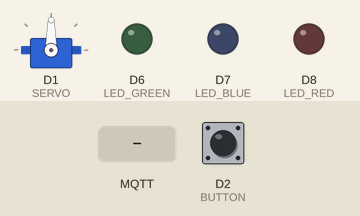
A sketch run on a simulated ESP8266 (NodeMCU). Parts: servo, output pins drawn as LEDs (lit = HIGH). Inputs (shaded band) come from the test bench; at power-on: D2 (BUTTON) HIGH. WiFi joins after 1.5 s; servers stay silent unless stated; no MQTT or app messages arrive unless stated; what the sketch prints to the serial monitor is not drawn.

Above: at 2.7 s.
2.8 s: MQTT message "1" arrives on the first subscribed topic
At 4.2 s:
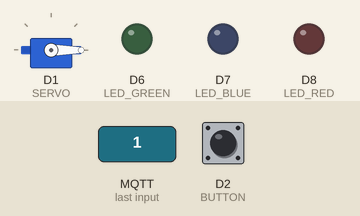
5.3 s: D2 (BUTTON) pulled LOW for 0.15 s
At 6.1 s:
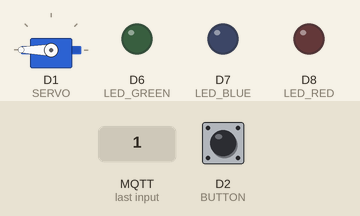
7.8 s: MQTT message "on" arrives on the first subscribed topic
At 8.4 s:
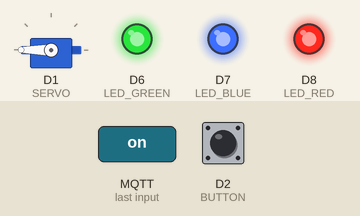
9.3 s: MQTT message "off" arrives on the first subscribed topic
At 11.5 s:
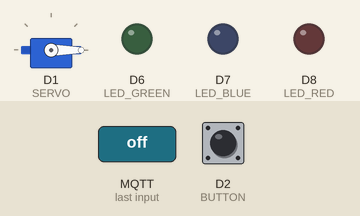
Timing chart, 0 to 11.8 s (numbered marks = the images above; inputs shaded):
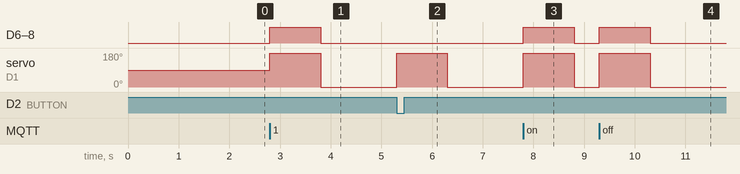

The sketch:

mqtt_esp8266.ino
```cpp
/*
 Basic ESP8266 MQTT example

 This sketch demonstrates the capabilities of the pubsub library in combination
 with the ESP8266 board/library.

 It connects to an MQTT server then:
  - publishes "hello world" to the topic "outTopic" every two seconds
  - subscribes to the topic "inTopic", printing out any messages
    it receives. NB - it assumes the received payloads are strings not binary
  - If the first character of the topic "inTopic" is an 1, switch ON the ESP Led,
    else switch it off

 It will reconnect to the server if the connection is lost using a blocking
 reconnect function. See the 'mqtt_reconnect_nonblocking' example for how to
 achieve the same result without blocking the main loop.

 To install the ESP8266 board, (using Arduino 1.6.4+):
  - Add the following 3rd party board manager under "File -> Preferences -> Additional Boards Manager URLs":
       http://arduino.esp8266.com/stable/package_esp8266com_index.json
  - Open the "Tools -> Board -> Board Manager" and click install for the ESP8266"
  - Select your ESP8266 in "Tools -> Board"

*/

#include <ESP8266WiFi.h>
#include <PubSubClient.h>
#include <Servo.h>

// Update these with values suitable for your network.

#define        LED_RED             D8
#define        LED_GREEN           D6
#define        LED_BLUE            D7
#define        LDR                 A0
#define        BUTTON              D2
#define        SERVO               D1

const char* ssid = "Free_Wifi";
const char* passphrase = "lamgicopass";
const char* mqtt_server = "m11.cloudmqtt.com";
const char* clientID = "ESP_Client";
const char* user = "uglywolf";
const char* password = "123456";

WiFiClientSecure espClient;
PubSubClient client(espClient);
Servo myServo;

long lastMsg = 0;
char msg[50];
unsigned long timer = 0;
int flag = 0;
int analogValue;
const char* fingerprint = "A5 02 FF 13 99 9F 8B 39 8E F1 83 4F 11 23 65 0B 32 36 FC 07";

void setup()
{
  //change WIFI mode into STATION
  WiFi.mode(WIFI_STA);

  //Init I/O pin
  pinMode(LED_RED, OUTPUT);
  pinMode(LED_GREEN, OUTPUT);
  pinMode(LED_BLUE, OUTPUT);
  pinMode(BUTTON, INPUT);

  //Turn on interrupt
  attachInterrupt(BUTTON, interruptHandler, FALLING);

  //Init Servo
  myServo.attach(SERVO);

  Serial.begin(115200);
  setupWifi();
  client.setServer(mqtt_server, 25843);
  client.setCallback(callback);
}

//Interrupt Handler
void interruptHandler()
{
  detachInterrupt(BUTTON);
  if ((millis() - timer) < 0)
    timer = 0;
  if ((millis() - timer) < 100)
    return;

  timer = millis();
  flag = 1;
}

//Setup Wifi network
void setupWifi()
{
  delay(10);
  // We start by connecting to a WiFi network
  Serial.println();
  Serial.print("Connecting to ");
  Serial.println(ssid);

  WiFi.begin(ssid, passphrase);

  while (WiFi.status() != WL_CONNECTED)
  {
    delay(500);
    Serial.print(".");
  }

  Serial.println("");
  Serial.println("WiFi connected");
  Serial.println("IP address: ");
  Serial.println(WiFi.localIP());
}

void callback(char* topic, byte* payload, unsigned int length)
{
  Serial.print("Message arrived [");
  Serial.print(topic);
  Serial.print("] ");
  for (int i = 0; i < length; i++)
  {
    Serial.print((char)payload[i]);
  }
  Serial.println();

  // Switch on the LED if an 1 was received as first character
  if ((char)payload[0] == '0')
  {
    digitalWrite(LED_RED, LOW);
    digitalWrite(LED_GREEN, LOW);
    digitalWrite(LED_BLUE, LOW);
  } else
  {
    digitalWrite(LED_RED, HIGH);
    digitalWrite(LED_GREEN, HIGH);
    digitalWrite(LED_BLUE, HIGH);

    myServo.write(180);
    delay(1000);
    myServo.write(0);

    digitalWrite(LED_RED, LOW);
    digitalWrite(LED_GREEN, LOW);
    digitalWrite(LED_BLUE, LOW);
  }
}

void reconnect() {
  // Loop until we're reconnected
  while (!client.connected())
  {
    Serial.print("Attempting MQTT connection...");
    // Attempt to connect
    if (client.connect(clientID, user, password, "Status", 0, true, "Disconnected"))
    {
      if (espClient.verify(fingerprint, mqtt_server))
      {
        Serial.println("connected");
        // Once connected, publish an announcement...
        client.publish("Status", "Connected", true);
        // ... and resubscribe
        client.subscribe("Control");
      }
      else
      {
        Serial.println("Failed to verify server");
        client.disconnect();
      }
    } else
    {
      Serial.print("failed, rc=");
      Serial.print(client.state());
      Serial.println(" try again in 5 seconds");
      // Wait 5 seconds before retrying
      delay(5000);
    }
  }
}
void loop()
{
  if (!client.connected())
  {
    reconnect();
  }

  //Action when having an interrupt signal
  if (flag == 1)
  {
    analogValue = analogRead(LDR);
    int servoPos = map(analogValue, 0, 1023, 0, 180);
    myServo.write(180);
    delay(1000);
    myServo.write(0);

    client.publish("Sensor", String(analogValue).c_str());
    flag = 0;
    attachInterrupt(BUTTON, interruptHandler, FALLING);
  }

  client.loop();
}
```

Measured:
- after the input at 2.8 s, D6 (LED_GREEN), D7 (LED_BLUE), D8 (LED_RED): LOW → HIGH at once, → LOW 1.0 s later; servo on D1 (SERVO): 90° → 180° at once, → 0° 1.0 s later
- after the input at 5.3 s, servo on D1 (SERVO): 0° → 180° at once, → 0° 1.0 s later
- after the input at 7.8 s, D6 (LED_GREEN), D7 (LED_BLUE), D8 (LED_RED): LOW → HIGH at once, → LOW 1.0 s later; servo on D1 (SERVO): 0° → 180° at once, → 0° 1.0 s later
- after the input at 9.3 s, D6 (LED_GREEN), D7 (LED_BLUE), D8 (LED_RED): LOW → HIGH at once, → LOW 1.0 s later; servo on D1 (SERVO): 0° → 180° at once, → 0° 1.0 s later
